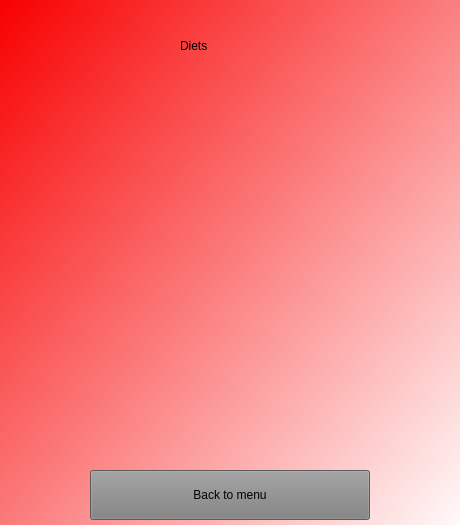
<?xml version="1.0" encoding="UTF-8"?>
<ui version="4.0">
 <class>Diet</class>
 <widget class="QWidget" name="Diet">
  <property name="geometry">
   <rect>
    <x>0</x>
    <y>0</y>
    <width>460</width>
    <height>525</height>
   </rect>
  </property>
  <property name="minimumSize">
   <size>
    <width>460</width>
    <height>525</height>
   </size>
  </property>
  <property name="maximumSize">
   <size>
    <width>460</width>
    <height>525</height>
   </size>
  </property>
  <property name="windowTitle">
   <string>Form</string>
  </property>
  <widget class="QStackedWidget" name="stackedWidget">
   <property name="geometry">
    <rect>
     <x>0</x>
     <y>0</y>
     <width>460</width>
     <height>550</height>
    </rect>
   </property>
   <property name="minimumSize">
    <size>
     <width>460</width>
     <height>550</height>
    </size>
   </property>
   <property name="maximumSize">
    <size>
     <width>460</width>
     <height>550</height>
    </size>
   </property>
   <property name="styleSheet">
    <string notr="true">background-color: qlineargradient(spread:pad, x1:0, y1:0, x2:1, y2:1, stop:0 rgba(248, 0, 0, 255), stop:1 rgba(255, 255, 255, 255));</string>
   </property>
   <widget class="QWidget" name="page">
    <property name="enabled">
     <bool>true</bool>
    </property>
    <property name="styleSheet">
     <string notr="true">background-color: qlineargradient(spread:pad, x1:0, y1:0, x2:1, y2:1, stop:0 rgba(248, 0, 0, 255), stop:1 rgba(255, 255, 255, 255));</string>
    </property>
    <widget class="QLabel" name="label_2">
     <property name="geometry">
      <rect>
       <x>180</x>
       <y>20</y>
       <width>101</width>
       <height>51</height>
      </rect>
     </property>
     <property name="styleSheet">
      <string notr="true">color:black;
font: 30pt &quot;MS Shell Dlg2&quot;;
background-color:transparent;</string>
     </property>
     <property name="text">
      <string>Diets</string>
     </property>
    </widget>
    <widget class="QPushButton" name="pushButton_back_to_menu">
     <property name="geometry">
      <rect>
       <x>90</x>
       <y>470</y>
       <width>280</width>
       <height>50</height>
      </rect>
     </property>
     <property name="minimumSize">
      <size>
       <width>280</width>
       <height>50</height>
      </size>
     </property>
     <property name="maximumSize">
      <size>
       <width>280</width>
       <height>50</height>
      </size>
     </property>
     <property name="styleSheet">
      <string notr="true">background-color:grey;
font:italic 16pt &quot;Noto Serif Light&quot;;</string>
     </property>
     <property name="text">
      <string>Back to menu</string>
     </property>
    </widget>
   </widget>
  </widget>
 </widget>
 <resources/>
 <connections/>
</ui>
